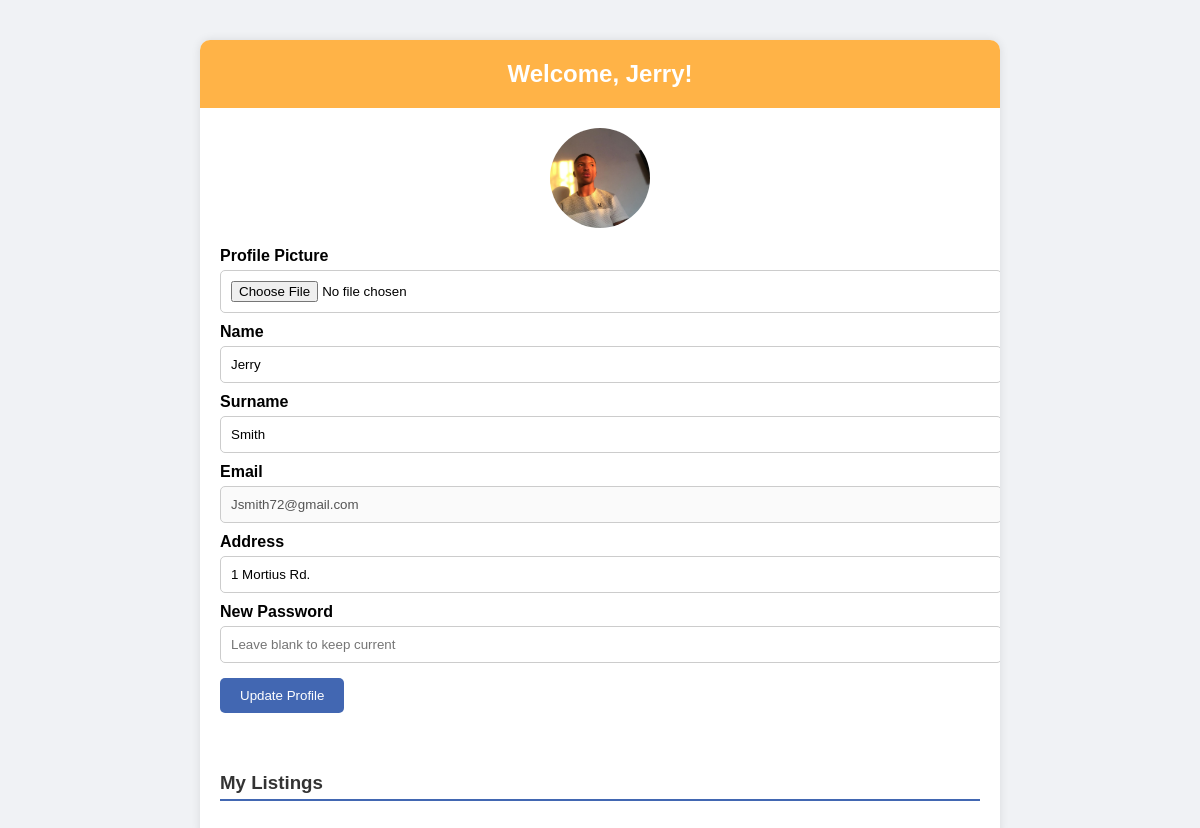
/dashboards/user/profile.php (signed in), run on the app's committed database.
### tables this page shows
CREATE TABLE `users` (
  `id` int(11) NOT NULL,
  `role` varchar(255) NOT NULL,
  `name` varchar(255) NOT NULL,
  `surname` varchar(255) NOT NULL,
  `email` varchar(255) NOT NULL,
  `password` varchar(255) NOT NULL,
  `created_at` timestamp NOT NULL DEFAULT current_timestamp(),
  `address` varchar(255) DEFAULT NULL,
  `profile_image` varchar(255) DEFAULT 'default.png'
);

### dashboards/user/profile.php (the view, shortened to what this page needs)
<?php
require_once '../../includes/db.php';
$userId = $_SESSION['user_id'];
$stmt = $conn->prepare("SELECT name, surname, email, address, profile_image FROM users WHERE id=?");
$stmt->bind_param("i", $userId);
$stmt->execute();
$result = $stmt->get_result()->fetch_assoc();
?>
<!DOCTYPE html>
<html>
<head>
</head>
<body>
  <div class="profile-container">
    <div class="profile-header">
      <h2>Welcome, <?= htmlspecialchars($result['name']) ?>!</h2>
    </div>
    <div class="profile-form">
      <form method="POST" enctype="multipart/form-data">
        <div class="profile-picture">
          <img src="../../uploads/<?= htmlspecialchars($result['profile_image']) ?>" alt="Profile Picture">
        </div>
        <label>Profile Picture</label>
        <input type="file" name="profile_image">
        <label>Name</label>
        <input type="text" name="name" value="<?= htmlspecialchars($result['name']) ?>">
        <label>Surname</label>
        <input type="text" name="surname" value="<?= htmlspecialchars($result['surname']) ?>">
        <label>Email</label>
        <input type="text" value="<?= htmlspecialchars($result['email']) ?>" disabled>
        <label>Address</label>
        <input type="text" name="address" value="<?= htmlspecialchars($result['address']) ?>">
        <label>New Password</label>
        <input type="password" name="password" placeholder="Leave blank to keep current">
        <button type="submit">Update Profile</button>
      </form>
    </div>
    <div class="listings-section">
      <h3>My Listings</h3>
    </div>
  </div>
</body>
</html>

### dashboards/user/profile.php (style rules this page uses)
body { font-family: Arial, sans-serif; background: #f0f2f5; margin: 0; }
.profile-container { max-width: 800px; margin: 40px auto; background: white; border-radius: 10px; box-shadow: 0 0 10px rgba(0,0,0,0.1); overflow: hidden; }
.profile-header { background: #ffb347; color: white; padding: 20px; text-align: center; }
.profile-header h2 { margin: 0; }
.profile-form, .listings-section { padding: 20px; }
.profile-form label { display: block; margin: 10px 0 5px; font-weight: bold; }
.profile-form input { width: 100%; padding: 10px; border: 1px solid #ccc; border-radius: 5px; }
.profile-form button { margin-top: 15px; padding: 10px 20px; background: #4267B2; color: white; border: none; border-radius: 5px; cursor: pointer; }
.listings-section h3 { border-bottom: 2px solid #4267B2; padding-bottom: 5px; color: #333; }
.profile-picture { text-align: center; margin-bottom: 15px; }
.profile-picture img { border-radius: 50%; width: 100px; height: 100px; object-fit: cover; }

### data on the page
users: name "Jerry", profile_image (picture), surname "Smith", email "Jsmith72@gmail.com", address "1 Mortius Rd."
